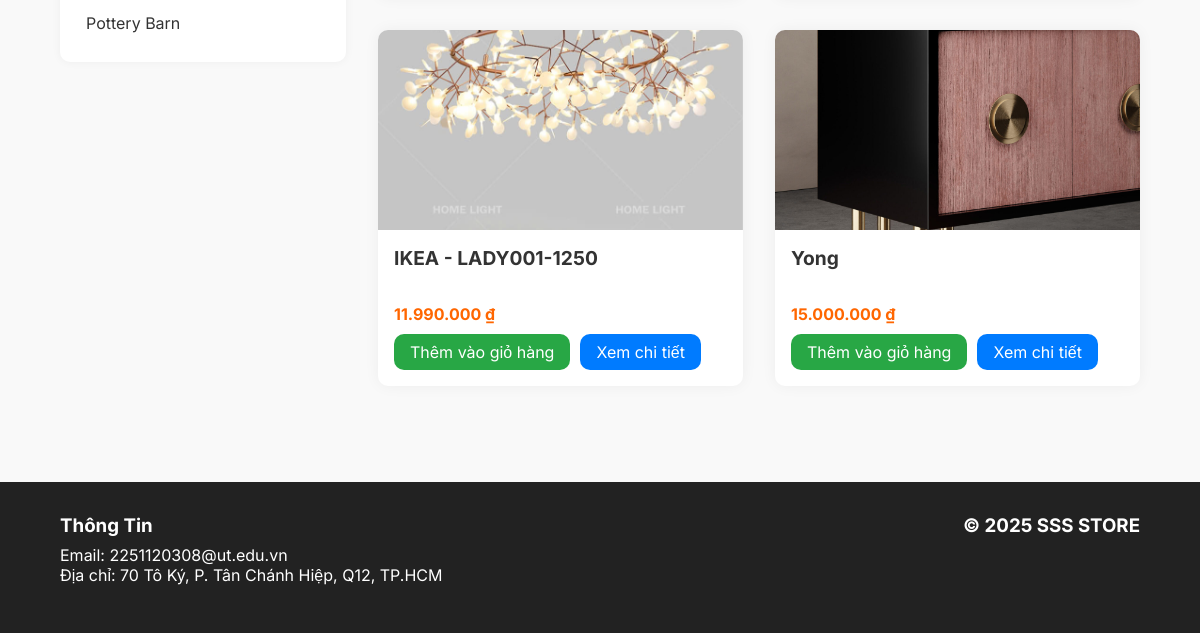
/display_all.php?brand=2 (lower part), run on an earlier commit of the app's database.
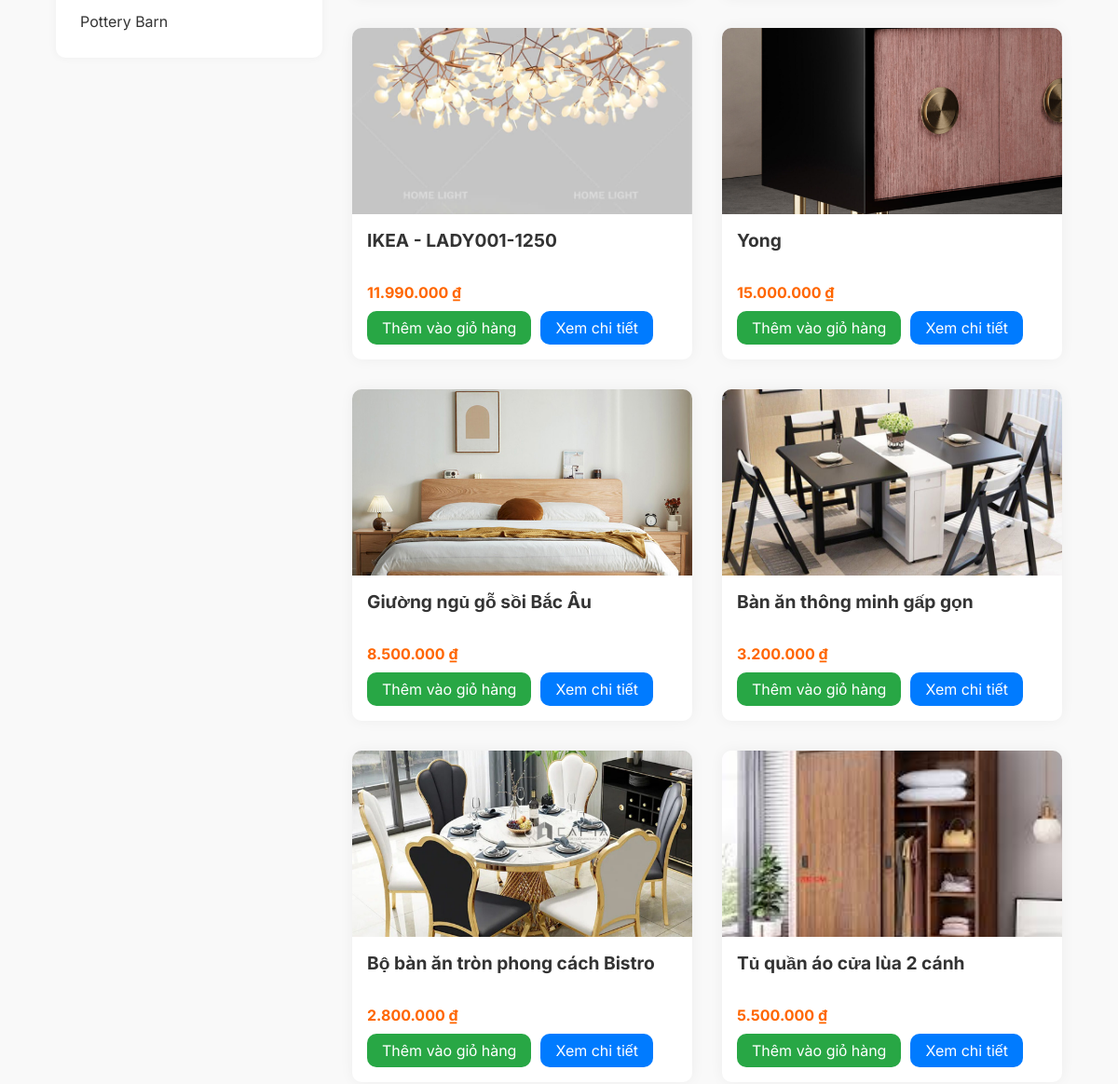
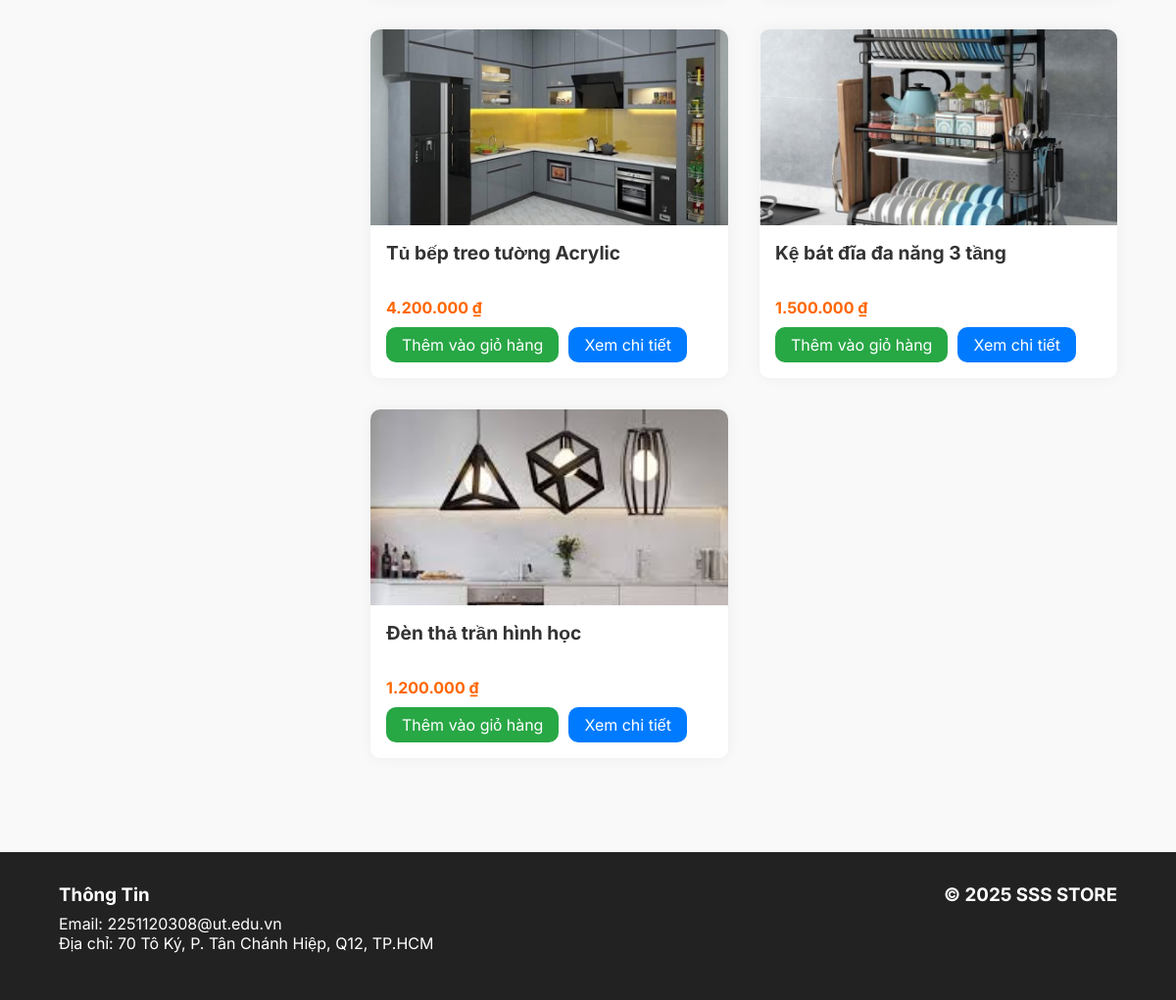
And on a later commit of the database (2 pictures, top to bottom).
### tables this page shows
CREATE TABLE `brands` (
  `brand_id` int(11) NOT NULL,
  `brand_title` varchar(100) NOT NULL
);

CREATE TABLE `products` (
  `product_id` int(11) NOT NULL,
  `product_title` varchar(100) NOT NULL,
  `product_description` varchar(255) NOT NULL,
  `product_keywords` varchar(255) NOT NULL,
  `category_id` int(11) NOT NULL,
  `brand_id` int(11) NOT NULL,
  `product_image1` varchar(255) NOT NULL,
  `product_image2` varchar(255) NOT NULL,
  `product_price` varchar(100) NOT NULL,
  `date` timestamp NOT NULL DEFAULT current_timestamp() ON UPDATE current_timestamp(),
  `status` varchar(100) NOT NULL
);

### functions/common_function.php (the view, shortened to what this page needs)
<?php
include_once __DIR__ . '/../includes/connect.php';
function get_unique_brands()
{
  global $con;
  $brand_id = $_GET['brand'];
  $res = mysqli_query($con, "SELECT * FROM products WHERE brand_id=$brand_id AND status='true'");
  while ($row = mysqli_fetch_assoc($res)) {
    $id = $row['product_id'];
    $title = $row['product_title'];
    $img = $row['product_image1'];
    $price = number_format($row['product_price'], 0, ',', '.');
    echo "
        <div class='box'>
            <img src='./admin_area/product_images/$img' alt='$title'/>
            <div class='box-content'>
                <h3>$title</h3>
                <p>$price ₫</p>
                <div style='display:flex;gap:10px;'>
                    <a href='display_all.php?add_to_cart=$id&brand=$brand_id' class='btn-cart'>Thêm vào giỏ hàng</a>
                    <a href='product_details.php?product_id=$id' class='btn-detail'>Xem chi tiết</a>
                </div>
            </div>
        </div>";
  }
}
function getbrands()
{
  global $con;
  $res = mysqli_query($con, "SELECT * FROM brands");
  while ($row = mysqli_fetch_assoc($res)) {
    echo "<li><a href='display_all.php?brand=" . $row['brand_id'] . "'>" . $row['brand_title'] . "</a></li>";
  }
}

### display_all.php (shortened to what this page needs)
<?php
include('includes/connect.php');
include('functions/common_function.php');
?>
<!DOCTYPE html>
<html lang="vi">
<head>
    <link rel="stylesheet" href="https://cdnjs.cloudflare.com/ajax/libs/font-awesome/6.5.2/css/all.min.css">
</head>
<body>
<section class="product-page">
    <div class="sidebar">
        <ul>
            <?php getbrands(); ?>
        </ul>
    </div>
    <div class="product-list">
        <div class="box-container">
            <?php
            if (isset($_GET['category'])) {
                get_unique_categories();
            } elseif (isset($_GET['brand'])) {
                get_unique_brands();
            } else {
                get_all_products();
            }
            ?>
        </div>
    </div>
</section>
<footer class="footer">
    <div>
        <h3>Thông Tin</h3>
        <p>Email: 2251120308@ut.edu.vn </p>
        <p>Địa chỉ: 70 Tô Ký, P. Tân Chánh Hiệp, Q12, TP.HCM</p>
    </div>
    <div>
        <h3>&copy; 2025 SSS STORE</h3>
    </div>
</footer>
</body>
</html>

### display_all.php (style rules this page uses)
:root { --main-color: #ff6600; --bg-light: #f9f9f9; --dark-text: #333; --border-radius: 10px; --transition: 0.3s ease; }
* { margin: 0; padding: 0; box-sizing: border-box; font-family: 'Inter', sans-serif; }
body { background-color: var(--bg-light); color: var(--dark-text); }
a { text-decoration: none; color: inherit; }
.product-page { display: flex; padding: 3rem 5%; gap: 2rem; }
.sidebar { flex: 1; min-width: 220px; background: #fff; border-radius: var(--border-radius); box-shadow: 0 0 10px rgba(0, 0, 0, 0.05); padding: 1rem; height: fit-content; }
.sidebar ul { list-style: none; }
.sidebar ul li { margin-bottom: 5px; }
.sidebar ul li a { display: block; padding: 8px 10px; border-radius: var(--border-radius); transition: var(--transition); color: var(--dark-text); }
.product-list { flex: 3; }
.box-container { display: grid; grid-template-columns: repeat(auto-fit, minmax(250px, 1fr)); gap: 2rem; }
.box { background: white; border-radius: var(--border-radius); overflow: hidden; box-shadow: 0 0 15px rgba(0, 0, 0, 0.05); transition: transform var(--transition); display: flex; flex-direction: column; justify-content: space-between; }
.box img { width: 100%; height: 200px; object-fit: cover; }
.box-content { padding: 1rem; display: flex; flex-direction: column; gap: 10px; }
.box-content h3 { font-size: 1.2rem; height: 3rem; overflow: hidden; }
.box-content p { color: var(--main-color); font-weight: bold; }
.box-content a, .box-content input[type="submit"] { padding: 8px 16px; border-radius: var(--border-radius); cursor: pointer; border: none; text-align: center; display: inline-block; }
.btn-cart { background-color: #28a745; color: white; }
.btn-detail { background-color: #007bff; color: white; text-decoration: none; }
footer { background: #222; color: white; padding: 2rem 5%; display: flex; justify-content: space-between; flex-wrap: wrap; margin-top: 3rem; }
footer div { margin-bottom: 1rem; }
footer h3 { margin-bottom: 0.5rem; }

What changed in the data, as far as the page shows it:
added products: product_image1 (picture), product_title "Giường ngủ gỗ sồi Bắc Âu", product_price "8.500.000"
added products: product_image1 (picture), product_title "Bàn ăn thông minh gấp gọn", product_price "3.200.000"
added products: product_image1 (picture), product_title "Bộ bàn ăn tròn phong cách Bistro", product_price "2.800.000"
added products: product_image1 (picture), product_title "Tủ quần áo cửa lùa 2 cánh", product_price "5.500.000"
added products: product_image1 (picture), product_title "Tủ bếp treo tường Acrylic", product_price "4.200.000"
added products: product_image1 (picture), product_title "Kệ bát đĩa đa năng 3 tầng", product_price "1.500.000"
added products: product_image1 (picture), product_title "Đèn thả trần hình học", product_price "1.200.000"
